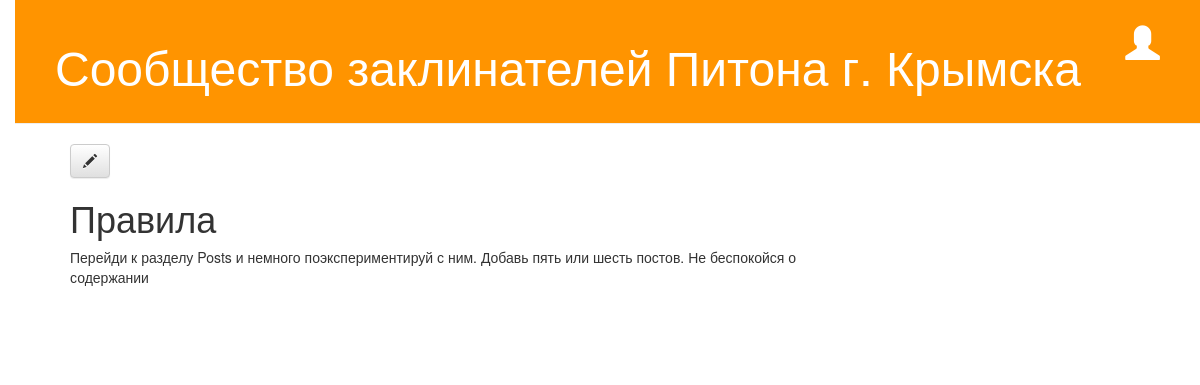
The app's page /post/1/ with its own data.
### blog/models.py (models this page shows, shortened)
class Post(models.Model):
    author = models.ForeignKey('auth.User')
    title = models.CharField(max_length=200)
    text = models.TextField()
    created_date = models.DateTimeField(
            default=timezone.now)
    published_date = models.DateTimeField(
            blank=True, null=True)

### blog/views.py (the view)
# urls.py: url(r'^post/(?P<pk>[0-9]+)/$', views.post_detail, name='post_detail'),
def post_detail(request, pk):
    post = get_object_or_404(Post, pk=pk)
    return render(request, 'blog/post_detail.html', {'post': post})

### blog/templates/blog/post_detail.html (shortened to what this page needs)
{% extends 'blog/base.html' %}
{% block content %}
    <div class="post">
        <a class="btn btn-default" href="{% url 'post_edit' pk=post.pk %}"><span class="glyphicon glyphicon-pencil"></span></a>
        <h1>{{ post.title }}</h1>
        <p>{{ post.text|linebreaksbr }}</p>
    </div>
{% endblock %}

### blog/static/css/blog.css (style rules this page uses)
body { padding-left: 15px; }
.post { margin-bottom: 70px; }

### records on screen
Post: title "Правила", text "Перейди к разделу Posts и немного поэкспериментируй с ним. Добавь пять или шесть постов. Не беспокойся о содержании"
